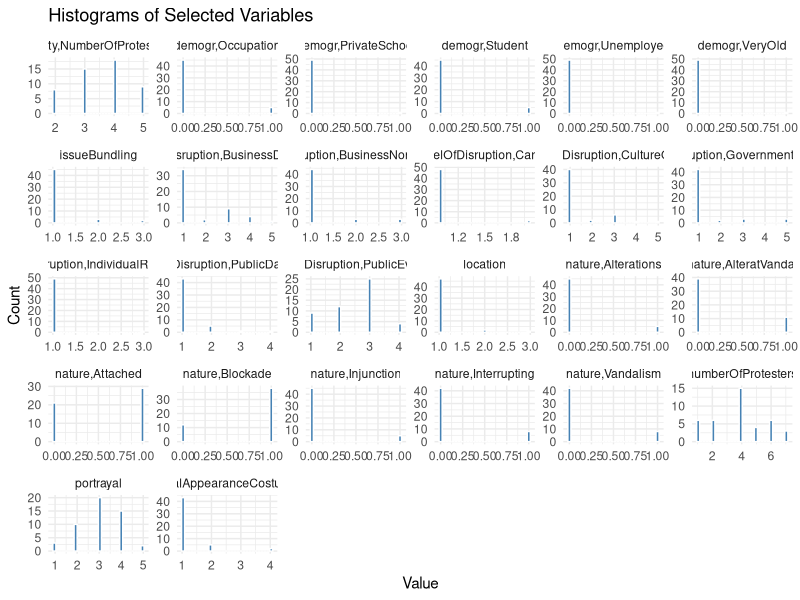

Write the R code that produced this figure.
library(stringr)
library(dplyr)
library(tidyr)
library(ggplot2)

## Load data

# This is the RA coded data; sheet 2 from the auto-generated Google form response sheets
dF_A <- read.delim("Article Characteristics Coding v4 (Responses) - Short column names.tsv", sep="\t",
                 stringsAsFactors=FALSE, check.names=FALSE, quote = "")
dF_B <- read.delim("Article Characteristics Coding v4b (Responses) - Short column names.tsv", sep="\t",
                 stringsAsFactors=FALSE, check.names=FALSE, quote = "")
#version B contains additional Issue Bundling and Portrayal questions

# This is the data that describes the coding form the humans filled in; most needed for the response options
form_data <- read.delim("protestCharacteristicFormB6.tsv", sep="\t", stringsAsFactors=FALSE,
                        check.names=FALSE, quote = "")


## Delete text responses and metadata, and merge

text_questions <- form_data$Name[form_data$Type == "TEXT"]
metadata <- c("Timestamp", "Coder", "Title")
dF_A <- dF_A[!colnames(dF_A) %in% c(text_questions, metadata)]
dF_B <- dF_B[!colnames(dF_B) %in% c(text_questions, metadata)]
dF <- merge(dF_A, dF_B, by="id")


## Use the form_data response options to get the ordinality right for Likert scales

multiple_choice_questions <- form_data$Name[form_data$Type == "MULTIPLE_CHOICE"]
for (question in multiple_choice_questions) {
  response_options_text <- as.character(form_data$`Response options`[form_data$Name == question])
  response_options <- unlist(strsplit(response_options_text, "; "))
  ordinal_options <- response_options[!grepl("not enough detail|Not enough information", response_options)]
  dF[[question]] <- factor(dF[[question]],
                           levels = ordinal_options,
                           ordered = TRUE)
  dF[[question]] <- as.integer(dF[[question]])
}


## Make the variable names more usable

stringToCamelCase <- function(x) {
  sapply(x, function(str) {
    parts <- unlist(strsplit(str, "[ _]"))
    paste0(
      tolower(parts[1]),
      paste0(toupper(substring(parts[-1], 1, 1)),
             tolower(substring(parts[-1], 2)),
             collapse="")
    )
  })
}
names(dF) <- sapply(names(dF), stringToCamelCase)


## Turn natureOfDisruption and demographics into binary presence indicators

#function to split entries and remove None responses
split_checkbox <- function(x){
  
  #split entry by comma
  entry_split <- str_split(x, ", ")[[1]]
  
  #delete "None of the above"
  entry_split <- entry_split[entry_split != "None of the above"]
  return(entry_split)
  
}

#function to turn split entries into matrices of binary indicators
split_to_binary <- function(list_of_splits, all_options){

  binary <- lapply(list_of_splits, function(entry_split){
    sapply(all_options, function(option){
      option %in% entry_split
    })
  })
  binary <- as.data.frame(t(do.call(cbind, binary)))
  rownames(binary) <- NULL
  return(binary)
  
}

#apply to nature variable
nature_splits <- sapply(dF$natureOfDisruption, split_checkbox)
all_nature_options <- sort(unique(unlist(nature_splits)))
nature_binary <- split_to_binary(nature_splits, all_nature_options)
names(nature_binary) <- paste0("nature,",
                               c( "Blockade", "Injunction", "Interrupting", "Attached", "Alterations", "Vandalism"))
                               #rename columns

#join Alterations and Vandalism together
nature_binary$`nature,AlteratVandal` <- nature_binary$`nature,Vandalism` | nature_binary$`nature,Alterations`

#apply to demographics variable
demo_splits <- sapply(dF$demographics, split_checkbox)
all_demo_options <- sort(unique(unlist(demo_splits)))
demo_binary <- split_to_binary(demo_splits, all_demo_options)
names(demo_binary) <-  paste0("demogr,",
                              c("Occupation", "PrivateSchool", "Student", "Unemployed", "VeryOld"))
                              #rename columns. "veryYoung" does not occur as a value.

#add back into dataframe
dF <- cbind(dF, nature_binary, demo_binary)
dF <- subset(dF, select=-c(natureOfDisruption, demographics))


## Deal with NAs

#For costumes, NA (not enough info) should count as 1 (no costumes)
dF$visualAppearanceCostumes <- dF$visualAppearanceCostumes %>% replace_na(1)


## Investigate results

# numeric columns only
d_numeric <- dF %>%
  select(where(~ is.numeric(.) || is.logical(.)))

# Plot faceted histograms
d_long <- d_numeric %>%
  pivot_longer(cols = everything(), names_to = "variable", values_to = "value")
ggplot(d_long, aes(x = value)) +
  geom_histogram(bins = 30, fill = "steelblue", color = "white") +
  facet_wrap(~ variable, scales = "free") +
  theme_minimal() +
  labs(x = "Value", y = "Count", title = "Histograms of Selected Variables")

#tables per numeric variable
apply(d_numeric, 2, table)

#means for Pilot 2 overview table
round(apply(d_numeric, 2, mean, na.rm=TRUE), 2)

#median protester count
median(d_numeric$numberOfProtesters, na.rm=TRUE)


## Write questions we decided to keep to file

dF_kept <- dF[c("id",
                "numberOfProtesters",
                "levelOfDisruption,BusinessDamaging",
                "levelOfDisruption,PublicEveryday",
                "levelOfDisruption,GovernmentOrAuthority",
                "levelOfDisruption,PublicDamaging",
                "levelOfDisruption,CultureOrSport",
                "visualAppearanceCostumes",
                "issueBundling",
                "nature,Blockade",
                "nature,Attached",
                "nature,AlteratVandal",
                "portrayal")]
write.csv(dF_kept, "RA_pilot_clean.csv", row.names=F)
